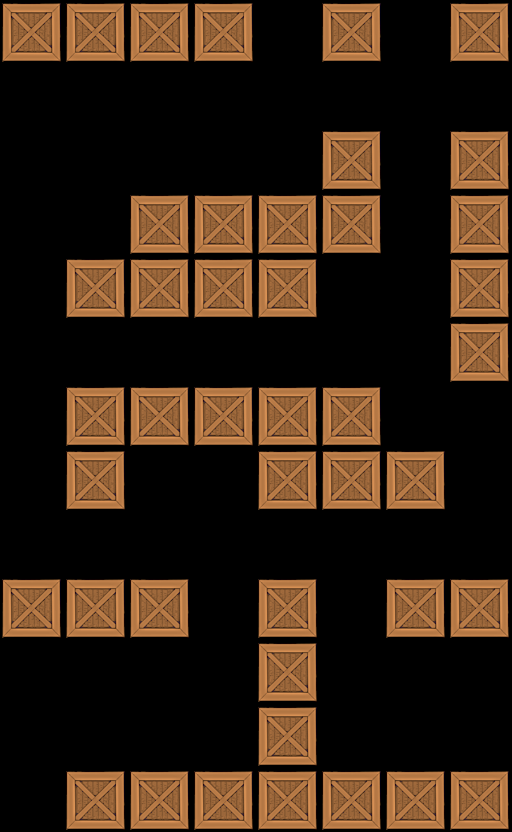

This game map was drawn from its Tiled (.tmx) file and the tilesets committed beside it. A one-line description and the trimmed map source follow:
An orthogonal 8x13 tile map with 64x64 px tiles, 1 tile layer (Tile Layer 1).

<map version="1.0" orientation="orthogonal" width="8" height="13" tilewidth="64" tileheight="64">
 <tileset firstgid="1" name="crate" tilewidth="64" tileheight="64">
  <image source="../../crate4.png" width="64" height="64" />
 </tileset>
 <layer name="Tile Layer 1" width="8" height="13">
  <data>[104 cells, 43 non-empty, 1 distinct tile ids]</data>
 </layer>
</map>
